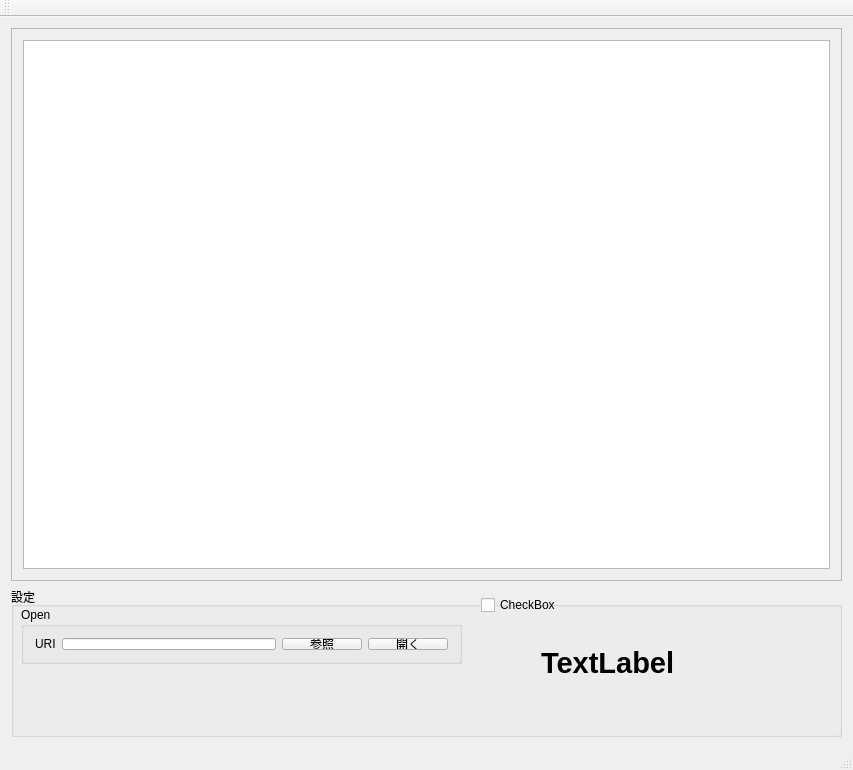
<?xml version="1.0" encoding="UTF-8"?>
<ui version="4.0">
 <class>MainWindowClass</class>
 <widget class="QMainWindow" name="MainWindowClass">
  <property name="geometry">
   <rect>
    <x>0</x>
    <y>0</y>
    <width>853</width>
    <height>770</height>
   </rect>
  </property>
  <property name="windowTitle">
   <string>MainWindow</string>
  </property>
  <widget class="QWidget" name="centralWidget">
   <property name="sizePolicy">
    <sizepolicy hsizetype="Expanding" vsizetype="Expanding">
     <horstretch>0</horstretch>
     <verstretch>0</verstretch>
    </sizepolicy>
   </property>
   <layout class="QVBoxLayout" name="verticalLayout_2">
    <item>
     <layout class="QVBoxLayout" name="verticalLayout">
      <property name="sizeConstraint">
       <enum>QLayout::SetDefaultConstraint</enum>
      </property>
      <item>
       <widget class="QScrollArea" name="scrollArea">
        <property name="sizePolicy">
         <sizepolicy hsizetype="Expanding" vsizetype="Expanding">
          <horstretch>0</horstretch>
          <verstretch>10</verstretch>
         </sizepolicy>
        </property>
        <property name="widgetResizable">
         <bool>true</bool>
        </property>
        <widget class="QWidget" name="scrollAreaWidgetContents">
         <property name="geometry">
          <rect>
           <x>0</x>
           <y>0</y>
           <width>831</width>
           <height>533</height>
          </rect>
         </property>
         <property name="sizePolicy">
          <sizepolicy hsizetype="Expanding" vsizetype="Expanding">
           <horstretch>0</horstretch>
           <verstretch>0</verstretch>
          </sizepolicy>
         </property>
         <layout class="QVBoxLayout" name="verticalLayout_3">
          <item>
           <widget class="ImageView" name="imageView">
            <property name="enabled">
             <bool>true</bool>
            </property>
            <property name="sizePolicy">
             <sizepolicy hsizetype="Expanding" vsizetype="Expanding">
              <horstretch>0</horstretch>
              <verstretch>0</verstretch>
             </sizepolicy>
            </property>
            <property name="backgroundBrush">
             <brush brushstyle="NoBrush">
              <color alpha="255">
               <red>0</red>
               <green>0</green>
               <blue>0</blue>
              </color>
             </brush>
            </property>
            <property name="foregroundBrush">
             <brush brushstyle="NoBrush">
              <color alpha="255">
               <red>0</red>
               <green>0</green>
               <blue>0</blue>
              </color>
             </brush>
            </property>
            <property name="interactive">
             <bool>true</bool>
            </property>
           </widget>
          </item>
         </layout>
        </widget>
       </widget>
      </item>
      <item>
       <widget class="QGroupBox" name="groupBox">
        <property name="sizePolicy">
         <sizepolicy hsizetype="Preferred" vsizetype="Minimum">
          <horstretch>0</horstretch>
          <verstretch>0</verstretch>
         </sizepolicy>
        </property>
        <property name="minimumSize">
         <size>
          <width>0</width>
          <height>150</height>
         </size>
        </property>
        <property name="title">
         <string>設定</string>
        </property>
        <widget class="QGroupBox" name="groupBox_2">
         <property name="geometry">
          <rect>
           <x>10</x>
           <y>20</y>
           <width>441</width>
           <height>57</height>
          </rect>
         </property>
         <property name="sizePolicy">
          <sizepolicy hsizetype="Preferred" vsizetype="Fixed">
           <horstretch>0</horstretch>
           <verstretch>0</verstretch>
          </sizepolicy>
         </property>
         <property name="title">
          <string>Open</string>
         </property>
         <layout class="QHBoxLayout" name="horizontalLayout">
          <item>
           <widget class="QLabel" name="label">
            <property name="sizePolicy">
             <sizepolicy hsizetype="Minimum" vsizetype="Preferred">
              <horstretch>0</horstretch>
              <verstretch>0</verstretch>
             </sizepolicy>
            </property>
            <property name="text">
             <string>URI</string>
            </property>
            <property name="textFormat">
             <enum>Qt::PlainText</enum>
            </property>
           </widget>
          </item>
          <item>
           <widget class="QLineEdit" name="uriLineEdit">
            <property name="sizePolicy">
             <sizepolicy hsizetype="Expanding" vsizetype="Fixed">
              <horstretch>0</horstretch>
              <verstretch>0</verstretch>
             </sizepolicy>
            </property>
           </widget>
          </item>
          <item>
           <widget class="QPushButton" name="referenceButton">
            <property name="text">
             <string>参照</string>
            </property>
           </widget>
          </item>
          <item>
           <widget class="QPushButton" name="openButton">
            <property name="text">
             <string>開く</string>
            </property>
           </widget>
          </item>
         </layout>
        </widget>
        <widget class="QLabel" name="colorLabel">
         <property name="geometry">
          <rect>
           <x>530</x>
           <y>40</y>
           <width>191</width>
           <height>71</height>
          </rect>
         </property>
         <property name="font">
          <font>
           <pointsize>22</pointsize>
           <weight>75</weight>
           <bold>true</bold>
          </font>
         </property>
         <property name="text">
          <string>TextLabel</string>
         </property>
         <property name="textFormat">
          <enum>Qt::PlainText</enum>
         </property>
        </widget>
        <widget class="QCheckBox" name="colorValuecheckBox">
         <property name="geometry">
          <rect>
           <x>470</x>
           <y>10</y>
           <width>75</width>
           <height>16</height>
          </rect>
         </property>
         <property name="text">
          <string>CheckBox</string>
         </property>
        </widget>
       </widget>
      </item>
     </layout>
    </item>
   </layout>
  </widget>
  <widget class="QMenuBar" name="menuBar">
   <property name="geometry">
    <rect>
     <x>0</x>
     <y>0</y>
     <width>853</width>
     <height>24</height>
    </rect>
   </property>
  </widget>
  <widget class="QToolBar" name="mainToolBar">
   <attribute name="toolBarArea">
    <enum>TopToolBarArea</enum>
   </attribute>
   <attribute name="toolBarBreak">
    <bool>false</bool>
   </attribute>
  </widget>
  <widget class="QStatusBar" name="statusBar"/>
 </widget>
 <layoutdefault spacing="6" margin="11"/>
 <customwidgets>
  <customwidget>
   <class>ImageView</class>
   <extends>QGraphicsView</extends>
   <header>imageview.h</header>
  </customwidget>
 </customwidgets>
 <resources>
  <include location="mainwindow.qrc"/>
 </resources>
 <connections>
  <connection>
   <sender>referenceButton</sender>
   <signal>clicked()</signal>
   <receiver>MainWindowClass</receiver>
   <slot>imageReferenceButtonClicked()</slot>
   <hints>
    <hint type="sourcelabel">
     <x>342</x>
     <y>636</y>
    </hint>
    <hint type="destinationlabel">
     <x>426</x>
     <y>384</y>
    </hint>
   </hints>
  </connection>
  <connection>
   <sender>openButton</sender>
   <signal>clicked()</signal>
   <receiver>MainWindowClass</receiver>
   <slot>imageOpenButtonClicked()</slot>
   <hints>
    <hint type="sourcelabel">
     <x>410</x>
     <y>642</y>
    </hint>
    <hint type="destinationlabel">
     <x>426</x>
     <y>384</y>
    </hint>
   </hints>
  </connection>
 </connections>
 <slots>
  <slot>imageReferenceButtonClicked()</slot>
  <slot>imageOpenButtonClicked()</slot>
 </slots>
</ui>
